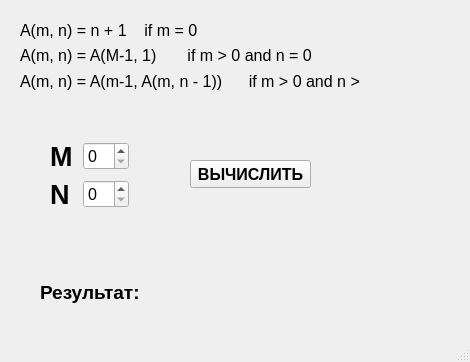
<?xml version="1.0" encoding="UTF-8"?>
<ui version="4.0">
 <class>MainWindow</class>
 <widget class="QMainWindow" name="MainWindow">
  <property name="geometry">
   <rect>
    <x>0</x>
    <y>0</y>
    <width>470</width>
    <height>362</height>
   </rect>
  </property>
  <property name="font">
   <font>
    <pointsize>12</pointsize>
   </font>
  </property>
  <property name="windowTitle">
   <string>MainWindow</string>
  </property>
  <widget class="QWidget" name="centralwidget">
   <widget class="QPushButton" name="calculateButton">
    <property name="geometry">
     <rect>
      <x>190</x>
      <y>160</y>
      <width>121</width>
      <height>28</height>
     </rect>
    </property>
    <property name="font">
     <font>
      <pointsize>12</pointsize>
      <weight>75</weight>
      <bold>true</bold>
     </font>
    </property>
    <property name="text">
     <string>ВЫЧИСЛИТЬ</string>
    </property>
   </widget>
   <widget class="QWidget" name="">
    <property name="geometry">
     <rect>
      <x>20</x>
      <y>20</y>
      <width>342</width>
      <height>71</height>
     </rect>
    </property>
    <layout class="QVBoxLayout" name="verticalLayout">
     <item>
      <widget class="QLabel" name="label">
       <property name="text">
        <string>A(m, n) = n + 1    if m = 0</string>
       </property>
      </widget>
     </item>
     <item>
      <widget class="QLabel" name="label_2">
       <property name="font">
        <font>
         <pointsize>12</pointsize>
        </font>
       </property>
       <property name="text">
        <string>A(m, n) = A(M-1, 1)       if m &gt; 0 and n = 0</string>
       </property>
      </widget>
     </item>
     <item>
      <widget class="QLabel" name="label_3">
       <property name="font">
        <font>
         <pointsize>12</pointsize>
        </font>
       </property>
       <property name="text">
        <string>A(m, n) = A(m-1, A(m, n - 1))      if m &gt; 0 and n &gt; 0</string>
       </property>
      </widget>
     </item>
    </layout>
   </widget>
   <widget class="QWidget" name="">
    <property name="geometry">
     <rect>
      <x>50</x>
      <y>140</y>
      <width>79</width>
      <height>72</height>
     </rect>
    </property>
    <layout class="QGridLayout" name="gridLayout">
     <item row="0" column="0">
      <widget class="QLabel" name="label_4">
       <property name="font">
        <font>
         <pointsize>20</pointsize>
         <weight>75</weight>
         <bold>true</bold>
        </font>
       </property>
       <property name="text">
        <string>M</string>
       </property>
      </widget>
     </item>
     <item row="0" column="1">
      <widget class="QSpinBox" name="m_SpinBox"/>
     </item>
     <item row="1" column="0">
      <widget class="QLabel" name="label_5">
       <property name="font">
        <font>
         <pointsize>20</pointsize>
         <weight>75</weight>
         <bold>true</bold>
        </font>
       </property>
       <property name="text">
        <string>N</string>
       </property>
      </widget>
     </item>
     <item row="1" column="1">
      <widget class="QSpinBox" name="n_SpinBox"/>
     </item>
    </layout>
   </widget>
   <widget class="QWidget" name="">
    <property name="geometry">
     <rect>
      <x>40</x>
      <y>280</y>
      <width>251</width>
      <height>24</height>
     </rect>
    </property>
    <layout class="QHBoxLayout" name="horizontalLayout">
     <item>
      <widget class="QLabel" name="label_6">
       <property name="font">
        <font>
         <pointsize>14</pointsize>
         <weight>75</weight>
         <bold>true</bold>
        </font>
       </property>
       <property name="text">
        <string>Результат:</string>
       </property>
      </widget>
     </item>
     <item>
      <widget class="QLabel" name="resLabel">
       <property name="text">
        <string/>
       </property>
      </widget>
     </item>
    </layout>
   </widget>
  </widget>
  <widget class="QMenuBar" name="menubar">
   <property name="geometry">
    <rect>
     <x>0</x>
     <y>0</y>
     <width>470</width>
     <height>25</height>
    </rect>
   </property>
  </widget>
  <widget class="QStatusBar" name="statusbar"/>
 </widget>
 <resources/>
 <connections/>
</ui>
